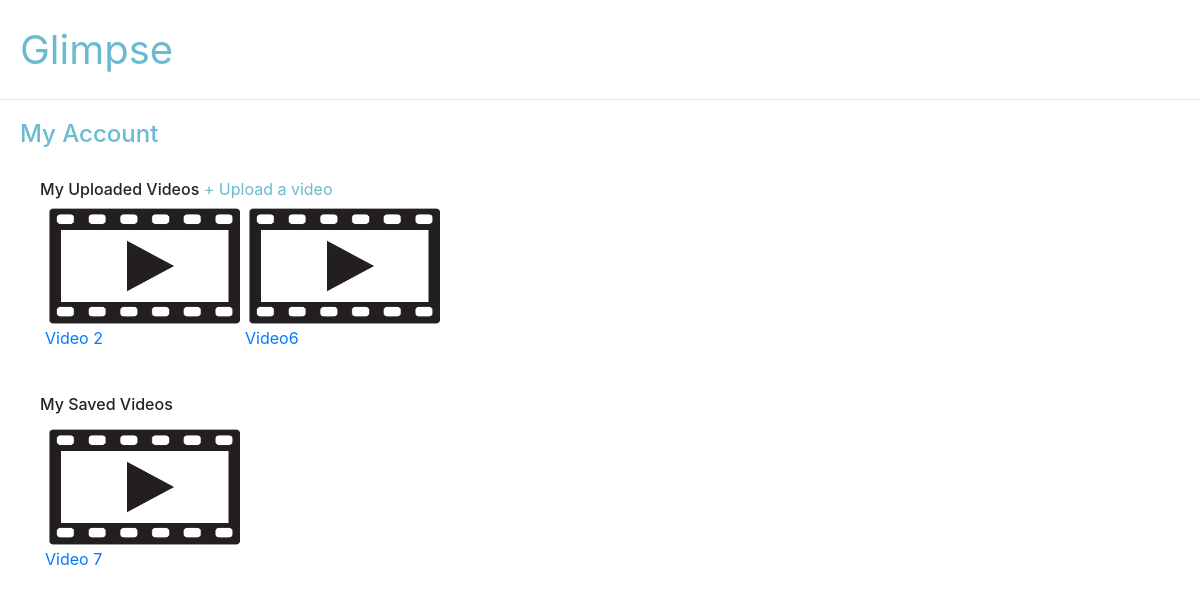
Screenshot of /account (signed in) with the database file from the repository.
### main/models.py (models this page shows, shortened)
class Video(models.Model):
    title = models.CharField(max_length=100)
    file = models.FileField(null=True)
    uploader = models.ForeignKey(User, null=True, on_delete=models.CASCADE, related_name='uploaded_videos')
    categories = models.ManyToManyField(Category, related_name='videos')
    funcs = models.ManyToManyField(Func, related_name='videos')
    experiences = models.ManyToManyField(Experience, related_name='videos')
    jobtypes = models.ManyToManyField(Jobtype, related_name='videos')
    savers = models.ManyToManyField(User, related_name='saved_videos')

### main/views.py (the view)
# urls.py: path('account', views.account, name='account'),
def account(request):
    uploaded_videos = Video.objects.filter(uploader=request.user)
    saved_videos = Video.objects.filter(savers=request.user)
    context = {
        'uploaded_videos': uploaded_videos,
        'saved_videos': saved_videos,
    }
    return render(request, 'main/account.html', context)

### main/templates/main/account.html
{% extends 'main/layout.html' %}
{% load static %}
{% block content %}
    <div style='padding:20px'>
        <h4 style='color:#6abad1'>My Account</h4>
        <div>
            <div style='padding: 20px'>
                <h6 style='display:inline'>My Uploaded Videos</h6>
                <a href='{% url 'upload' %}' style='color:#6abad1'>+ Upload a video</a>
                <div class='video-grid'>
                    {% for video in uploaded_videos %}
                        <div class='video-item'>
                            <div class='thumbnail'>
                                <a class='thumbnail' href='{% url 'edit' video.id %}'>
                                    <img src='{% static 'main/thumbnail.png' %}'>
                                </a>
                            </div>
                            <a href='{% url 'edit' video.id %}'>{{ video.title }}</a>
                        </div>
                    {% endfor %}
                </div>
            </div>
            <div style='padding: 20px'>
                <h6>My Saved Videos</h6>
                <div class='video-grid'>
                    {% for video in saved_videos %}
                        <div class='video-item'>
                            <div class='thumbnail'>
                                <a class='thumbnail' href='{% url 'watch' video.id %}'>
                                    <img src='{% static 'main/thumbnail.png' %}'>
                                </a>
                            </div>
                            <a href='{% url 'watch' video.id %}'>{{ video.title }}</a>
                        </div>
                    {% endfor %}
                </div>
            </div>
        </div>
    </div>
{% endblock %}

### main/templates/main/layout.html (style rules this page uses)
.video-grid { display: flex; flex-wrap: wrap; padding: 5px; }
.thumbnail { width: 200px; height: 120px; }
.thumbnail img { width: 100%; height: 100%; }

### rows the page displays
Video: title "Video 2"
Video: title "Video6"
Video: title "Video 7"
